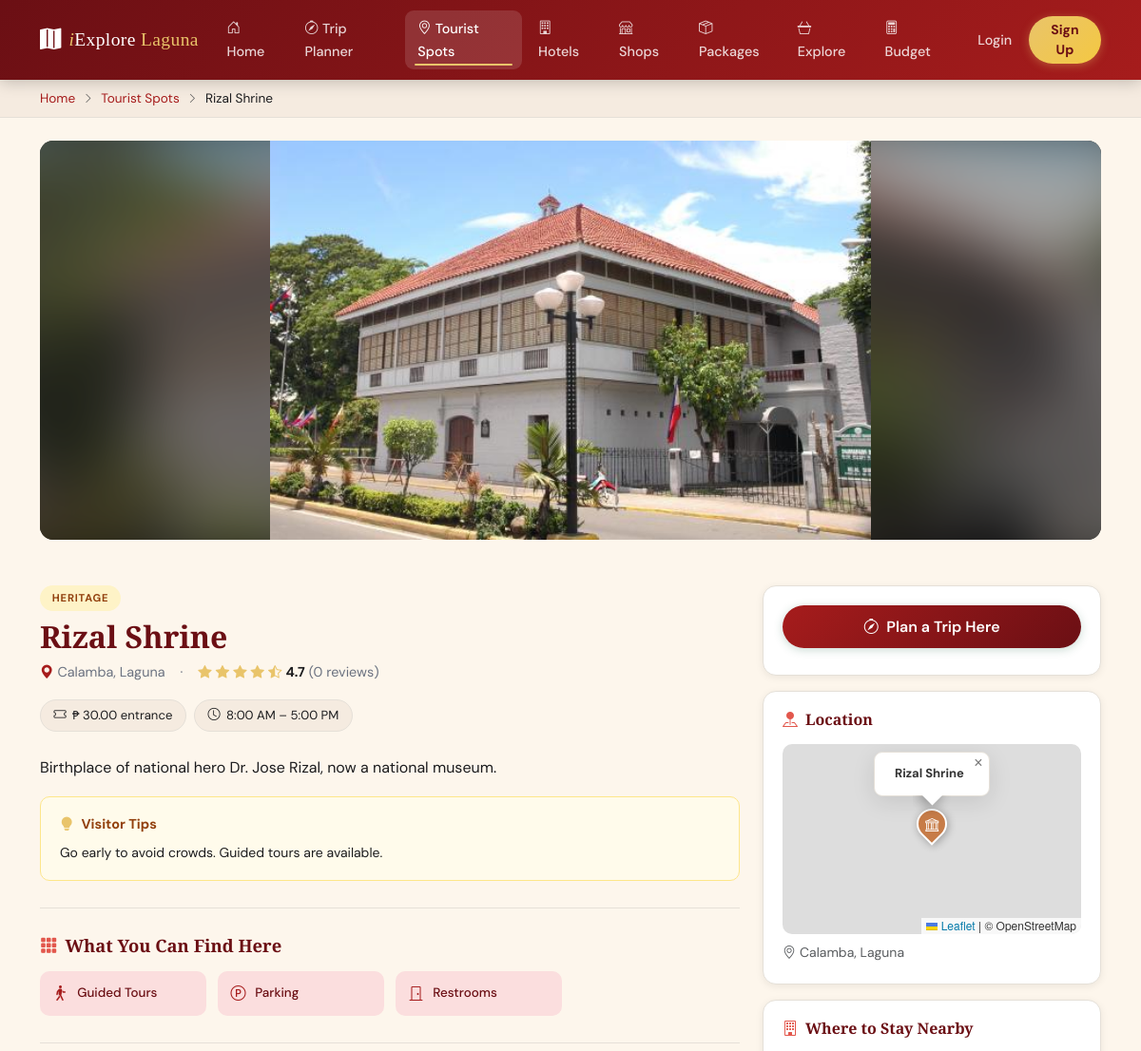
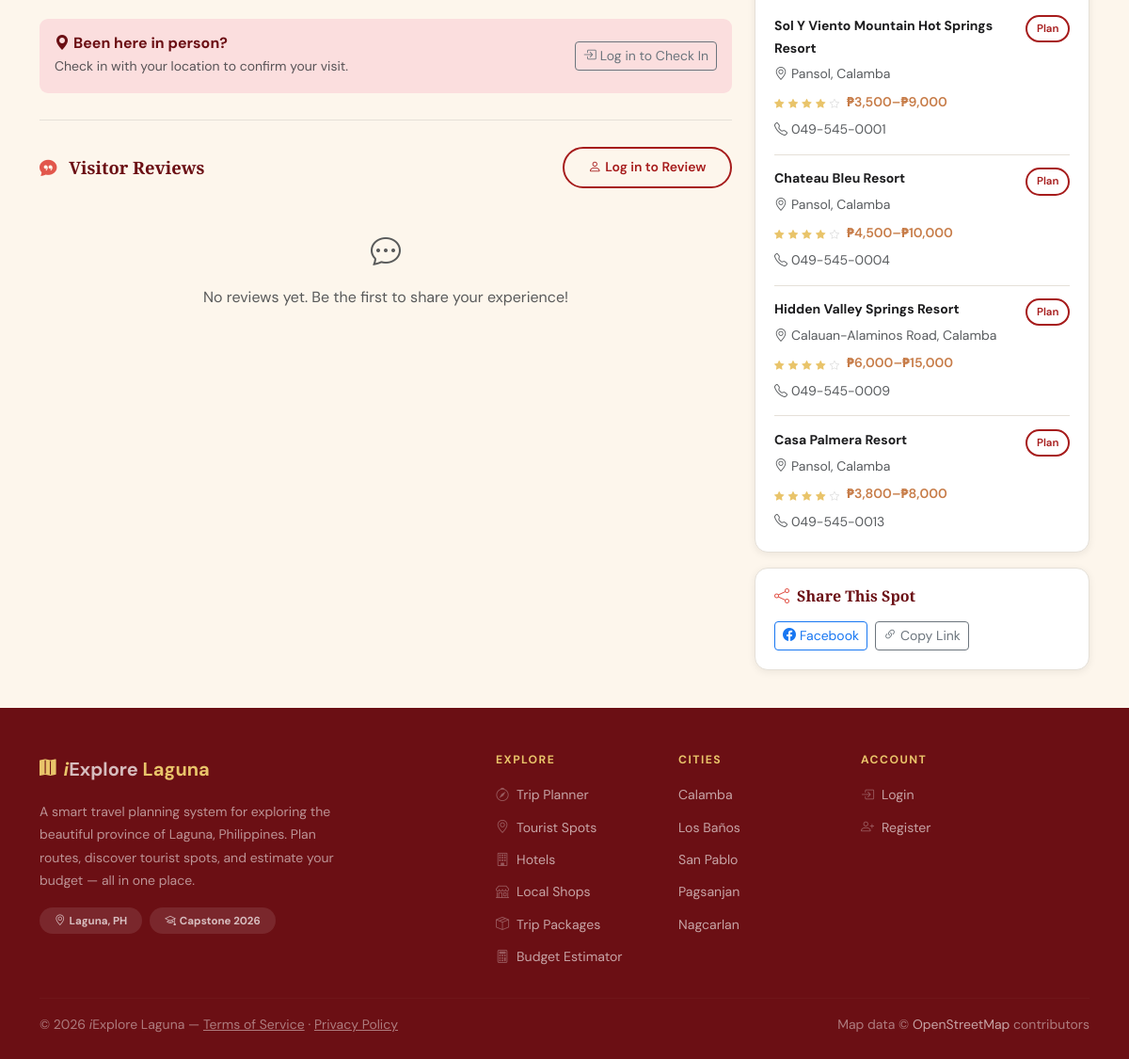
The page /pages/spot-detail.php?id=1 on the database its author committed (2 pictures, top to bottom).
### tables this page shows
CREATE TABLE `tourist_spots` (
  `id` int(10) UNSIGNED NOT NULL,
  `city_id` int(10) UNSIGNED NOT NULL,
  `name` varchar(150) NOT NULL,
  `slug` varchar(150) NOT NULL,
  `description` text DEFAULT NULL,
  `category` enum('nature','heritage','waterfall','hotspring','museum','religious','beach_lake','adventure','food') NOT NULL,
  `entrance_fee` decimal(8,2) DEFAULT 0.00,
  `operating_hours` varchar(100) DEFAULT NULL,
  `contact_number` varchar(50) DEFAULT NULL,
  `latitude` decimal(10,7) NOT NULL,
  `longitude` decimal(10,7) NOT NULL,
  `rating` decimal(3,2) DEFAULT 4.00,
  `image_url` varchar(255) DEFAULT NULL,
  `google_maps_url` varchar(255) DEFAULT NULL,
  `website_url` varchar(255) DEFAULT NULL,
  `tips` text DEFAULT NULL,
  `is_active` tinyint(1) DEFAULT 1,
  `is_closed` tinyint(1) NOT NULL DEFAULT 0,
  `closure_reason` varchar(255) DEFAULT NULL,
  `closed_until` date DEFAULT NULL,
  `closure_updated_at` datetime DEFAULT NULL,
  `created_at` timestamp NOT NULL DEFAULT current_timestamp()
);

CREATE TABLE `spot_photos` (
  `id` int(10) UNSIGNED NOT NULL,
  `spot_id` int(10) UNSIGNED NOT NULL,
  `url` varchar(255) NOT NULL,
  `caption` varchar(200) DEFAULT NULL,
  `photo_type` enum('main','gallery','food','activity') DEFAULT 'gallery',
  `sort_order` tinyint(4) DEFAULT 0
);

CREATE TABLE `cities` (
  `id` int(10) UNSIGNED NOT NULL,
  `name` varchar(100) NOT NULL,
  `slug` varchar(100) NOT NULL,
  `description` text DEFAULT NULL,
  `latitude` decimal(10,7) NOT NULL,
  `longitude` decimal(10,7) NOT NULL
);

CREATE TABLE `spot_amenities` (
  `id` int(10) UNSIGNED NOT NULL,
  `spot_id` int(10) UNSIGNED NOT NULL,
  `label` varchar(80) NOT NULL,
  `icon` varchar(50) DEFAULT 'bi-check-circle'
);

CREATE TABLE `hotels` (
  `id` int(10) UNSIGNED NOT NULL,
  `owner_id` int(10) UNSIGNED DEFAULT NULL COMMENT 'FK → users.id (hotel_owner)',
  `city_id` int(10) UNSIGNED NOT NULL,
  `name` varchar(150) NOT NULL,
  `address` varchar(255) DEFAULT NULL,
  `phone` varchar(50) DEFAULT NULL,
  `description` text DEFAULT NULL,
  `star_rating` tinyint(4) DEFAULT 3,
  `price_min` decimal(8,2) DEFAULT NULL,
  `price_max` decimal(8,2) DEFAULT NULL,
  `latitude` decimal(10,7) DEFAULT NULL,
  `longitude` decimal(10,7) DEFAULT NULL,
  `cover_url` varchar(255) DEFAULT NULL,
  `is_active` tinyint(1) DEFAULT 1,
  `is_verified` tinyint(1) NOT NULL DEFAULT 0
);

### pages/spot-detail.php (the view, shortened to what the rows shown need)
<?php
require_once __DIR__ . '/../includes/helpers.php';
$spot_id = (int) input('id', 'get', 0);
$spot = db_fetch_one(
    "SELECT s.*, c.name AS city_name, c.slug AS city_slug,
            c.latitude AS city_lat, c.longitude AS city_lng
     FROM tourist_spots s
     JOIN cities c ON s.city_id = c.id
     WHERE s.id = ? AND s.is_active = 1",
    [$spot_id]
);
$photos = db_fetch_all(
    "SELECT url, caption, photo_type, sort_order
     FROM spot_photos WHERE spot_id = ? ORDER BY sort_order ASC, id ASC",
    [$spot_id]
);
$amenities = db_fetch_all(
    "SELECT label, icon FROM spot_amenities WHERE spot_id = ? ORDER BY id ASC",
    [$spot_id]
);
$review_stats = db_fetch_one(
    "SELECT COUNT(*) AS total, AVG(rating) AS avg_rating
     FROM spot_reviews WHERE spot_id = ? AND is_approved = 1",
    [$spot_id]
);
$hotels = db_fetch_all(
    "SELECT h.id, h.name, h.star_rating, h.address, h.phone,
            h.price_min, h.price_max, h.latitude, h.longitude
     FROM hotels h
     WHERE h.city_id = ? AND h.is_active = 1
     ORDER BY h.star_rating DESC LIMIT 4",
    [$spot['city_id']]
);
$cat_meta = spot_categories()[$spot['category']] ?? ['icon'=>'bi-geo-alt','label'=>$spot['category'],'bg'=>'#f1f5f9'];
$cat_name = $cat_meta['label'];
require_once __DIR__ . '/../includes/header.php';
?>
<div class="py-2 px-3" style="background:var(--sand);border-bottom:1px solid var(--border)">
  <div class="container d-flex align-items-center gap-2" style="font-size:.85rem">
    <a href="<?= APP_URL ?>" style="color:var(--maroon-mid);text-decoration:none">Home</a>
    <i class="bi bi-chevron-right text-muted" style="font-size:.7rem"></i>
    <a href="<?= APP_URL ?>/pages/spots.php" style="color:var(--maroon-mid);text-decoration:none">Tourist Spots</a>
    <i class="bi bi-chevron-right text-muted" style="font-size:.7rem"></i>
    <span style="color:var(--charcoal)"><?= e($spot['name']) ?></span>
  </div>
</div>
<section class="py-4">
<div class="container">
<?php
$main_photos = array_values(array_filter($photos, fn($p) => $p['photo_type'] === 'main'));
$hero_photo  = $main_photos[0] ?? ($photos[0] ?? null);
$hero_index  = 0;
foreach ($photos as $idx => $p) {
    if ($hero_photo && $p['url'] === $hero_photo['url']) { $hero_index = $idx; break; }
}
?>
<?php if ($hero_photo): ?>
  <div class="spot-cover-photo" onclick="openLightbox(<?= $hero_index ?>)">
    <img src="<?= e($hero_photo['url']) ?>" alt="<?= e($spot['name']) ?>" loading="eager">
    <div class="gallery-overlay">
    </div>
  </div>
<?php endif; ?>
</div>
</section>
<section class="py-4">
<div class="container">
<div class="row g-4">
  <div class="col-lg-8">
    <div class="mb-4">
      <div class="d-flex align-items-center gap-2 mb-2 flex-wrap">
        <span class="badge-category badge-<?= e($spot['category']) ?>"><?= e($cat_name) ?></span>
      </div>
      <h1 style="font-family:'Playfair Display',serif;font-size:2rem;color:var(--maroon-dark);margin-bottom:.35rem">
        <?= e($spot['name']) ?>
      </h1>
      <div class="d-flex align-items-center gap-3 flex-wrap mb-3" style="font-size:.9rem;color:var(--text-muted)">
        <span><i class="bi bi-geo-alt-fill me-1" style="color:var(--maroon-mid)"></i><?= e($spot['city_name']) ?>, Laguna</span>
        <span>·</span>
        <span class="d-flex align-items-center gap-1">
          <?php
          $rating = round((float)$spot['rating'] * 2) / 2;
          for ($i = 1; $i <= 5; $i++) {
            if ($rating >= $i) echo '<i class="bi bi-star-fill" style="color:var(--sand-dark)"></i>';
            elseif ($rating >= $i - 0.5) echo '<i class="bi bi-star-half" style="color:var(--sand-dark)"></i>';
            else echo '<i class="bi bi-star" style="color:#ccc"></i>';
          }
          ?>
          <strong style="color:var(--charcoal)"><?= number_format((float)$spot['rating'], 1) ?></strong>
          <span style="color:var(--text-muted)">(<?= (int)($review_stats['total'] ?? 0) ?> reviews)</span>
        </span>
      </div>
      <div class="d-flex flex-wrap gap-2 mb-4">
        <?php if ($spot['entrance_fee'] > 0): ?>
        <div class="spot-chip">
          <i class="bi bi-ticket"></i>
          <span>₱ <?= number_format($spot['entrance_fee'], 2) ?> entrance</span>
        </div>
        <?php endif; ?>
        <?php if ($spot['operating_hours']): ?>
        <div class="spot-chip">
          <i class="bi bi-clock"></i>
          <span><?= e($spot['operating_hours']) ?></span>
        </div>
        <?php endif; ?>
      </div>
      <p style="font-size:1rem;line-height:1.8;color:var(--charcoal)">
        <?= nl2br(e($spot['description'] ?? 'No description available.')) ?>
      </p>
      <?php if (!empty($spot['tips'])): ?>
      <div class="spot-tips-box">
        <div class="spot-tips-title"><i class="bi bi-lightbulb-fill me-2" style="color:var(--sand-dark)"></i>Visitor Tips</div>
        <p class="mb-0 small"><?= nl2br(e($spot['tips'])) ?></p>
      </div>
      <?php endif; ?>
    </div>
    <?php if (!empty($amenities)): ?>
    <div class="detail-section">
      <div class="amenities-grid">
        <?php foreach ($amenities as $am): ?>
        <div class="amenity-item">
          <i class="bi <?= e($am['icon']) ?>"></i>
          <span><?= e($am['label']) ?></span>
        </div>
        <?php endforeach; ?>
      </div>
    </div>
    <?php endif; ?>
  </div>
  <div class="col-lg-4">
    <div class="sidebar-card mb-3">
      <h6 class="sidebar-card-title">
        <i class="bi bi-pin-map-fill me-2" style="color:var(--maroon-light)"></i>Location
      </h6>
      <div id="mini-map" style="height:200px;border-radius:10px;overflow:hidden"></div>
      <div class="mt-2 small text-muted">
        <i class="bi bi-geo-alt me-1"></i><?= e($spot['city_name']) ?>, Laguna
      </div>
    </div>
    <?php if (!empty($hotels)): ?>
    <div class="sidebar-card mb-3">
      <?php foreach ($hotels as $hotel): ?>
      <div class="hotel-nearby-card">
        <div class="d-flex align-items-start justify-content-between gap-2">
          <div>
            <div class="fw-bold small mb-1"><?= e($hotel['name']) ?></div>
            <?php if ($hotel['address']): ?>
            <div class="small text-muted mb-1">
              <i class="bi bi-geo-alt me-1"></i><?= e($hotel['address']) ?>
            </div>
            <?php endif; ?>
            <div class="d-flex align-items-center gap-2 flex-wrap">
              <span>
                <?php for ($i = 1; $i <= 5; $i++): ?>
                  <i class="bi bi-star<?= $i <= $hotel['star_rating'] ? '-fill' : '' ?>"
                     style="font-size:.65rem;color:<?= $i <= $hotel['star_rating'] ? 'var(--sand-dark)' : '#ddd' ?>"></i>
                <?php endfor; ?>
              </span>
              <?php if ($hotel['price_min'] && $hotel['price_max']): ?>
              <span class="small" style="color:var(--terracotta);font-weight:600">
                ₱<?= number_format($hotel['price_min']) ?>–₱<?= number_format($hotel['price_max']) ?>
              </span>
              <?php endif; ?>
            </div>
            <?php if ($hotel['phone']): ?>
            <div class="small text-muted mt-1">
              <i class="bi bi-telephone me-1"></i><?= e($hotel['phone']) ?>
            </div>
            <?php endif; ?>
          </div>
          <a href="<?= APP_URL ?>/pages/planner.php?destination=<?= $spot['city_id'] ?>"
             class="btn btn-sm btn-outline-app flex-shrink-0" style="font-size:.72rem;padding:.25rem .6rem">
            Plan
          </a>
        </div>
      </div>
      <?php endforeach; ?>
    </div>
    <?php endif; ?>
  </div>
</div>
</div>
</section>
<?php require_once __DIR__ . '/../includes/footer.php'; ?>

### rows shown on the page
tourist_spots: name "Rizal Shrine", category "HERITAGE", city.name "Calamba", rating "4.7", entrance_fee "30.00", operating_hours "8:00 AM – 5:00 PM", description "Birthplace of national hero Dr. Jose Rizal, now a national museum.", tips "Go early to avoid crowds. Guided tours are available."
spot_photos: url (picture)
spot_amenities: label "Guided Tours"
spot_amenities: label "Parking"
spot_amenities: label "Restrooms"
hotels: name "Sol Y Viento Mountain Hot Springs Resort", address "Pansol, Calamba", star_rating 4 (drawn), price_min "3,500", price_max "9,000", phone "049-545-0001"
hotels: name "Chateau Bleu Resort", address "Pansol, Calamba", star_rating 4 (drawn), price_min "4,500", price_max "10,000", phone "049-545-0004"
hotels: name "Hidden Valley Springs Resort", address "Calauan-Alaminos Road, Calamba", star_rating 4 (drawn), price_min "6,000", price_max "15,000", phone "049-545-0009"
hotels: name "Casa Palmera Resort", address "Pansol, Calamba", star_rating 4 (drawn), price_min "3,800", price_max "8,000", phone "049-545-0013"

### other values the page prints
$review_stats['total'] "0"
